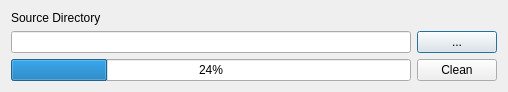
<?xml version="1.0" encoding="UTF-8"?>
<ui version="4.0">
 <class>Dialog</class>
 <widget class="QDialog" name="Dialog">
  <property name="geometry">
   <rect>
    <x>0</x>
    <y>0</y>
    <width>508</width>
    <height>73</height>
   </rect>
  </property>
  <property name="windowTitle">
   <string>Dialog</string>
  </property>
  <layout class="QVBoxLayout" name="verticalLayout">
   <item>
    <widget class="QLabel" name="label_2">
     <property name="text">
      <string>Source Directory</string>
     </property>
    </widget>
   </item>
   <item>
    <layout class="QHBoxLayout" name="horizontalLayout_2">
     <item>
      <widget class="QLineEdit" name="dir"/>
     </item>
     <item>
      <widget class="QPushButton" name="dir_button">
       <property name="text">
        <string>...</string>
       </property>
      </widget>
     </item>
    </layout>
   </item>
   <item>
    <layout class="QHBoxLayout" name="horizontalLayout_3">
     <item>
      <widget class="QProgressBar" name="progress">
       <property name="value">
        <number>24</number>
       </property>
      </widget>
     </item>
     <item>
      <widget class="QPushButton" name="clean_button">
       <property name="text">
        <string>Clean</string>
       </property>
      </widget>
     </item>
    </layout>
   </item>
  </layout>
 </widget>
 <resources/>
 <connections/>
</ui>
